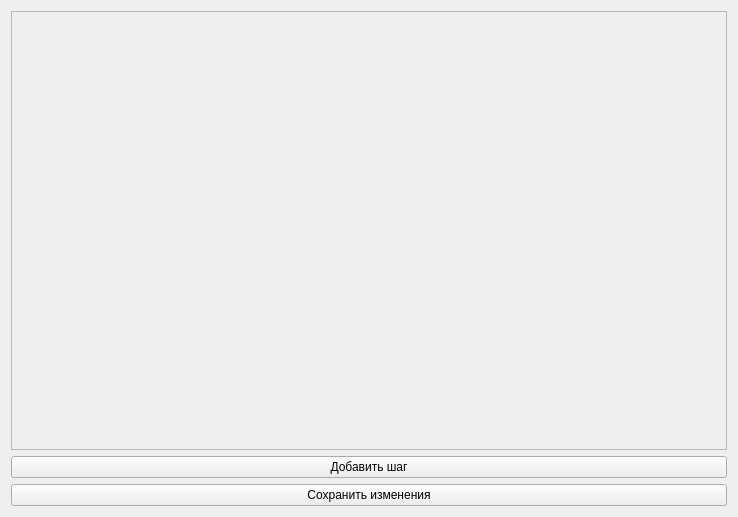
<?xml version="1.0" encoding="UTF-8"?>
<ui version="4.0">
 <class>StepsEditor</class>
 <widget class="QWidget" name="StepsEditor">
  <property name="geometry">
   <rect>
    <x>0</x>
    <y>0</y>
    <width>738</width>
    <height>517</height>
   </rect>
  </property>
  <property name="windowTitle">
   <string>Редактировать рецепт</string>
  </property>
  <property name="windowIcon">
   <iconset resource="src.qrc">
    <normaloff>:/ico/ico/recipe book.png</normaloff>:/ico/ico/recipe book.png</iconset>
  </property>
  <layout class="QGridLayout" name="gridLayout">
   <item row="1" column="0">
    <widget class="QPushButton" name="addStepButton">
     <property name="text">
      <string>Добавить шаг</string>
     </property>
    </widget>
   </item>
   <item row="0" column="0">
    <widget class="QScrollArea" name="scrollArea">
     <property name="widgetResizable">
      <bool>true</bool>
     </property>
     <widget class="QWidget" name="scrollAreaWidgetContents">
      <property name="geometry">
       <rect>
        <x>0</x>
        <y>0</y>
        <width>718</width>
        <height>439</height>
       </rect>
      </property>
      <layout class="QGridLayout" name="gridLayout_2">
       <item row="0" column="0">
        <layout class="QVBoxLayout" name="verticalLayout">
         <item>
          <layout class="QVBoxLayout" name="stepList"/>
         </item>
         <item>
          <spacer name="verticalSpacer">
           <property name="orientation">
            <enum>Qt::Vertical</enum>
           </property>
           <property name="sizeHint" stdset="0">
            <size>
             <width>20</width>
             <height>40</height>
            </size>
           </property>
          </spacer>
         </item>
        </layout>
       </item>
      </layout>
     </widget>
    </widget>
   </item>
   <item row="2" column="0">
    <widget class="QPushButton" name="saveButton">
     <property name="text">
      <string>Сохранить изменения</string>
     </property>
    </widget>
   </item>
  </layout>
 </widget>
 <resources>
  <include location="src.qrc"/>
 </resources>
 <connections/>
</ui>
